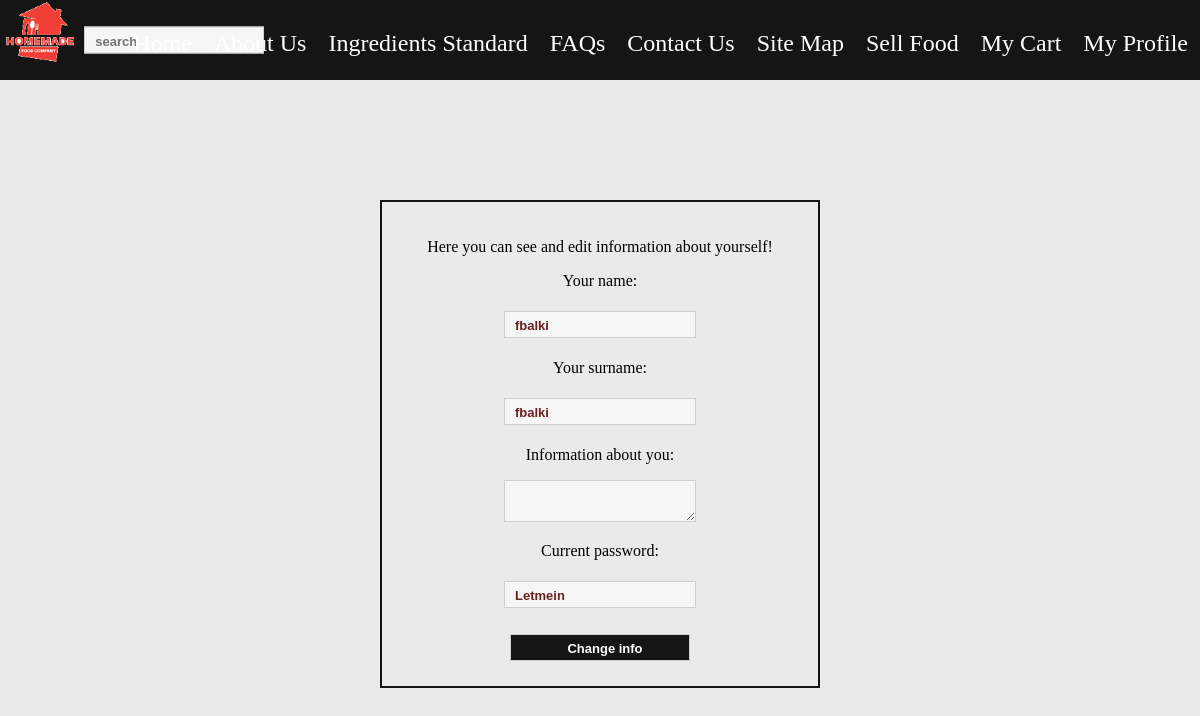
The app's page /pages/myProfile.php (signed in) with its own data.
### tables this page shows
CREATE TABLE IF NOT EXISTS `users` (
  `id` int(10) unsigned NOT NULL,
  `login` varchar(30) NOT NULL,
  `password` varchar(30) NOT NULL,
  `name` varchar(20) NOT NULL,
  `surname` varchar(20) NOT NULL,
  `about` text
);

### pages/myProfile.php (the view, shortened to what this page needs)
<?php
require_once '../connection.php';
if (isset($_POST['submit'])) {
    $db->query("UPDATE users SET name = '{$_POST['name']}', surname = '{$_POST['surname']}', about = '{$_POST['about']}', password = '{$_POST['password']}' WHERE login = '{$_COOKIE['user']}'");
    header('Refresh: 0; url=myProfile.php');
} else {
    require_once 'header.php';
    $get = $db->query("SELECT * FROM users WHERE login = '{$_COOKIE['user']}'");
    $res = $get->fetch_assoc();
    ?>
<div class = "formBlock">
    <form method="post">
        <p>Here you can see and edit information about yourself!</p>
        <p>Your name: </p><input type="text" name="name" value="<?=$res['name'] ?>"><br>
        <p>Your surname:</p><input type="text" name="surname" value="<?=$res['surname'] ?>"><br>
        <p>Information about you:</p><textarea name="about"><?=$res['about'] ?></textarea><br>
        <p>Current password:</p><input type="text" name="password" value="<?=$res['password'] ?>"><br>
        <p></p><input type="submit" name="submit" value="Change info">
    </form>
</div>
    <?php
}
require_once 'footer.php';

### css/style.css (style rules this page uses)
body { margin: 0; padding: 0; background: #eaeaea; }
input, textarea { width: 15vw; font-size: 13px; padding: 6px 0 4px 10px; border: 1px solid #cecece; background: #F6F6f6; color: #6a2121; font-weight: bold; }
.formBlock { width: 100%; display: inline-block; text-align: center; padding-top: 10vh; }
.formBlock form { padding: 20px; width: 33vw; border: 2px solid #151515; display: inline-block; }
.formBlock input { margin: 5px 0; }
input[type="submit"] { cursor: pointer; background: #151515; color: white; }

### records on screen
users: name "fbalki", surname "fbalki", password "Letmein"
